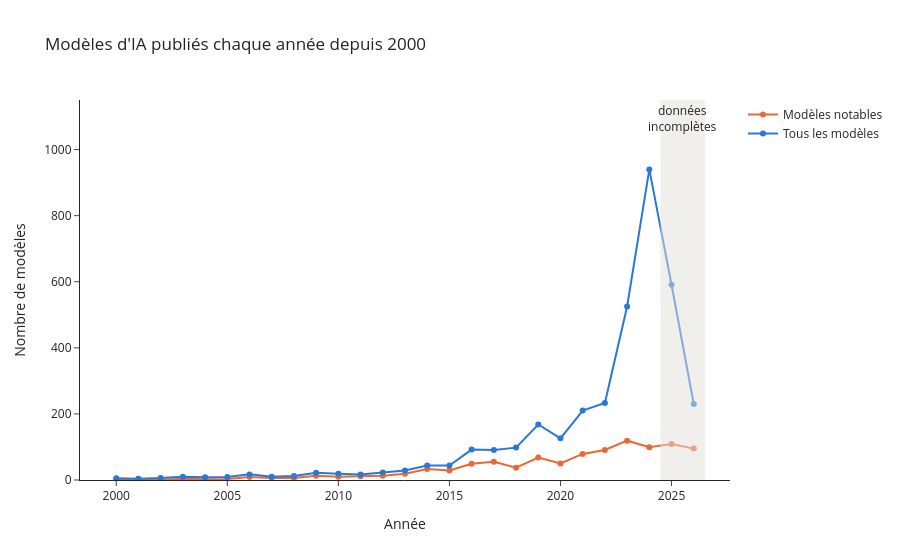

Here is the notebook cell this chart was saved with:
### Code cell
# Graphique 2 (interactif) : évolution année par année depuis 2000
recent = modeles.loc[2000:].reset_index().melt(id_vars="annee", var_name="Série", value_name="Nombre")
fig = px.line(recent, x="annee", y="Nombre", color="Série", markers=True,
              color_discrete_sequence=[ORANGE, BLEU],
              title="Modèles d'IA publiés chaque année depuis 2000",
              labels={"annee": "Année", "Nombre": "Nombre de modèles"})
# 2025-2026 : la base est complétée avec retard, la baisse n'est pas forcément réelle
fig.add_vrect(x0=2024.5, x1=2026.5, fillcolor="#e1e0d9", opacity=0.5, line_width=0,
              annotation_text="données<br>incomplètes", annotation_position="top")
fig.update_layout(template="simple_white", hovermode="x unified", legend_title_text="")
fig.update_yaxes(range=[0, 1150])  # de la place pour l'étiquette au-dessus de la courbe
fig.show()

### Figure 1 — Plotly figure (JSON) as saved in the notebook; plotly's stock layout.template omitted (floating-point values rounded to 4 significant figures)
{"data": [{"hovertemplate": "Série=Modèles notables<br>Année=%{x}<br>Nombre de modèles=%{y}<extra></extra>", "legendgroup": "Modèles notables", "line": {"color": "#eb6834", "dash": "solid"}, "marker": {"symbol": "circle"}, "mode": "lines+markers", "name": "Modèles notables", "orientation": "v", "showlegend": true, "type": "scatter", "x": [2000, 2001, 2002, 2003, 2004, 2005, 2006, 2007, 2008, 2009, 2010, 2011, 2012, 2013, 2014, 2015, 2016, 2017, 2018, 2019, 2020, 2021, 2022, 2023, 2024, 2025, 2026], "xaxis": "x", "y": [2.0, 3.0, 1.0, 4.0, 2.0, 3.0, 9.0, 6.0, 6.0, 13.0, 10.0, 11.0, 13.0, 19.0, 33.0, 29.0, 49.0, 55.0, 37.0, 68.0, 50.0, 79.0, 91.0, 119.0, 99.0, 109.0, 95.0], "yaxis": "y"}, {"hovertemplate": "Série=Tous les modèles<br>Année=%{x}<br>Nombre de modèles=%{y}<extra></extra>", "legendgroup": "Tous les modèles", "line": {"color": "#2a78d6", "dash": "solid"}, "marker": {"symbol": "circle"}, "mode": "lines+markers", "name": "Tous les modèles", "orientation": "v", "showlegend": true, "type": "scatter", "x": [2000, 2001, 2002, 2003, 2004, 2005, 2006, 2007, 2008, 2009, 2010, 2011, 2012, 2013, 2014, 2015, 2016, 2017, 2018, 2019, 2020, 2021, 2022, 2023, 2024, 2025, 2026], "xaxis": "x", "y": [5.0, 4.0, 6.0, 10.0, 8.0, 9.0, 17.0, 10.0, 12.0, 22.0, 19.0, 17.0, 23.0, 29.0, 44.0, 44.0, 92.0, 91.0, 98.0, 168.0, 126.0, 210.0, 233.0, 525.0, 940.0, 591.0, 230.0], "yaxis": "y"}], "layout": {"annotations": [{"showarrow": false, "text": "données<br>incomplètes", "x": 2026.0, "xanchor": "center", "xref": "x", "y": 1, "yanchor": "top", "yref": "y domain"}], "hovermode": "x unified", "legend": {"title": {"text": ""}, "tracegroupgap": 0}, "shapes": [{"fillcolor": "#e1e0d9", "line": {"width": 0}, "opacity": 0.5, "type": "rect", "x0": 2024.0, "x1": 2026.0, "xref": "x", "y0": 0, "y1": 1, "yref": "y domain"}], "title": {"text": "Modèles d'IA publiés chaque année depuis 2000"}, "xaxis": {"anchor": "y", "domain": [0.0, 1.0], "title": {"text": "Année"}}, "yaxis": {"anchor": "x", "domain": [0.0, 1.0], "range": [0, 1150], "title": {"text": "Nombre de modèles"}}}}
